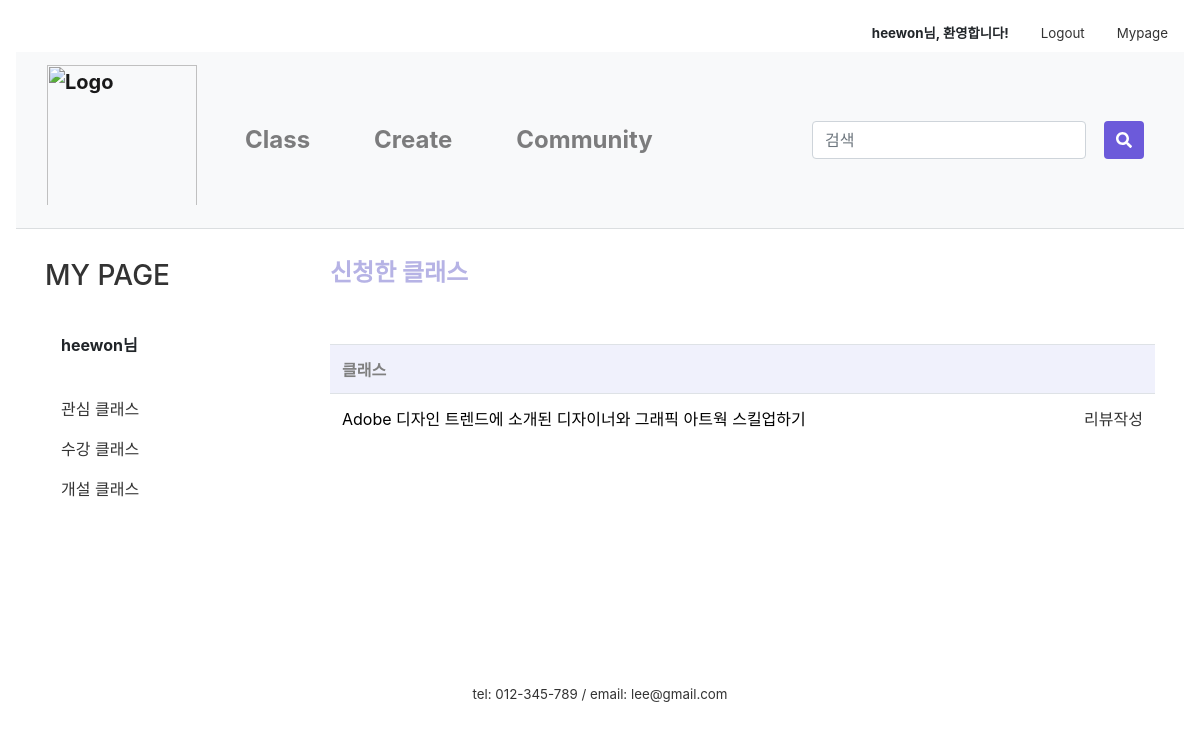
The page /mypage/myApply/ (signed in) on the database as committed earlier.
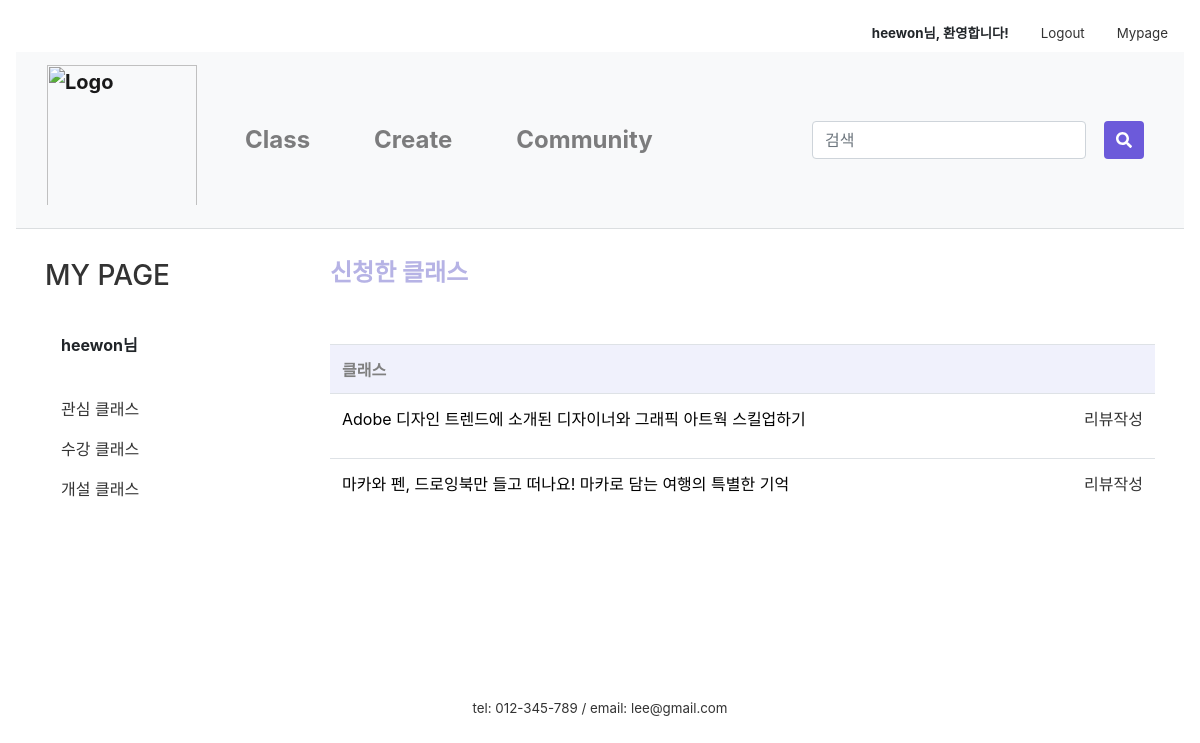
The same page on the database as committed later.
### firstApp/models.py (models this page shows, shortened)
class Apply(models.Model):
    author = models.ForeignKey(settings.AUTH_USER_MODEL, on_delete=models.CASCADE, default=1)
    inClass = models.ForeignKey('firstApp.Class', on_delete=models.CASCADE, default=1, related_name='apply')
    date = models.ForeignKey('firstApp.ClassDate', on_delete=models.CASCADE, default=1, related_name='apply')
    name = models.CharField(max_length=10)
    number = models.CharField(max_length=13)
    text = RichTextUploadingField(default='')

class Class(models.Model):
    author = models.ForeignKey(settings.AUTH_USER_MODEL, on_delete=models.CASCADE, default=1)
    title = models.CharField(max_length=50)
    tutor = models.CharField(max_length=10)
    tutor_photo = ProcessedImageField(upload_to="tutor", processors=[ResizeToFill(300,300)], default='')
    tutor_insta = models.CharField(null=True, blank=True, max_length=50, default='')
    tutor_blog = models.CharField(null=True, blank=True, max_length=50, default='')
    tutor_youtube = models.CharField(null=True, blank=True, max_length=50, default='')
    category = models.ForeignKey('firstApp.Category', on_delete=models.CASCADE, default=1, related_name='category')
    area = models.ForeignKey('firstApp.Area', on_delete=models.CASCADE, default=1)
    photo = ProcessedImageField(upload_to="class", processors=[ResizeToFill(600,450)], default='')
    body = RichTextUploadingField(default='')
    tutor_body = RichTextUploadingField(default='')
    price = models.CharField(max_length=10)
    time = models.CharField(max_length=5)
    level = models.ForeignKey('firstApp.Level', on_delete=models.CASCADE, default=1, related_name='level')
    mode = models.ForeignKey('firstApp.Mode', on_delete=models.CASCADE, default=1, related_name='mode')
    in_min = models.PositiveIntegerField(null=True, blank=True, default='1')
    in_max = models.PositiveIntegerField(null=True, blank=True, default='1')
    like_user = models.ManyToManyField(settings.AUTH_USER_MODEL, blank=True, related_name='like_class')
    like_count = models.PositiveIntegerField(default=0)
    on_sale = models.BooleanField(null=True, default=False)
    sale_price = models.CharField(null=True, blank=True, max_length=10)
    on_permission = models.BooleanField(null=True, default=False)
    class Meta:
        permissions = [
            ('can_permit', 'Can permit')
        ]
    def __str__(self):
        return self.title

### firstApp/views.py (the view)
# urls.py: path('mypage/myApply/', views.myApply, name='myApply'),
@login_required(login_url='/login/')
def myApply(request):
    applys = Apply.objects.filter(author=request.user)
    now = timezone.now()
    return render(request, 'firstApp/applylist.html', {'applys':applys, 'now':now})

### firstApp/templates/firstApp/applylist.html (shortened to what this page needs)
{% extends 'firstApp/base.html' %}
{% load static %}
{% load humanize %}
{% block content %}
{% if user.is_active %}
<link href="{% static 'css/community.css' %}" rel="stylesheet">
<link href="{% static 'css/apply_detail.css' %}" rel="stylesheet">
<link href="{% static 'css/my_page_table.css' %}" rel="stylesheet">
<div class="container">
    <div class="row">
        <div class="col-sm-3">
            <div class="left-sidebar">
                <ul>
                    <li>
                        <a class= "nounderline" href="{% url 'mypage' %}"><h3>MY PAGE</h3></a>
                    </li><br>
                    <li data-toggle="tab">
                        <a class="nav-link"><strong>{{user.username}}님</strong></a>
                        <br>
                    <li class="nav-item">
                        <a class="nav-link" href="/mypage/mylike">관심 클래스</a>
                    </li>
                    <li class="nav-item">
                        <a class="nav-link" href="/mypage/myApply">수강 클래스</a>
                    </li>
                    <li class="nav-item">
                        <a class="nav-link" href="/mypage/myClass">개설 클래스</a>
                    </li>
                    </li>
                </ul>
            </div>
        </div>
        <div class="col-sm-9">
            <h4 class="my_page_title" style="font-weight:bold; color:#B6B3E5;">신청한 클래스</h4><br><br>
            <table class="table" >
                <tr>
                    <th>클래스</th>
                </tr>
                {% for apply in applys %}
                <tr>
                    <td>
                        <p>
                            <a aria-controls="collapseExample" aria-expanded="false" data-toggle="collapse"
                               href="#{{apply.pk}}" class="a_underline">
                                {{apply.inClass}}
                         {% if apply.date.date < now %}
                        <a style="float:right;" href="{% url 'review' class_id=apply.inClass.pk %}"> 리뷰작성</a>
                        {% endif %}
                            </a>
                        </p>
                    </td>
                </tr>
                {% endfor %}
            </table>
        </div>
    </div>
</div>
{% else %}
<script type="text/javascript">
    alert('잘못된 접근입니다. \n로그인을 해주세요.')
    window.location.href = '/login';
</script>
{% endif %}
{% endblock content %}

### firstApp/templates/firstApp/base.html (shortened to what this page needs)
{% load static %}
<link rel="stylesheet" href="https://stackpath.bootstrapcdn.com/bootstrap/4.4.1/css/bootstrap.min.css"
>
<link rel="stylesheet" href="{% static 'css/base.css' %}">
<link rel="stylesheet" href="{% static 'css/navbar_custom.css' %}">
<div class="nav inner">
  <div class="container-fluid" style="width:1500px; padding: 0px;">
    <nav class="nav nav-masthead justify-content-end">
      {% if user.is_active %}
      <a class="nav-link"><strong>{{user.username}}님, 환영합니다!</strong></a>
      <a class="nav-link" href="/logout">Logout</a>
      <a class="nav-link" href="/mypage">Mypage</a>
      {% else %}
      <a class="nav-link" href="/login">Login</a>
      <a class="nav-link" href="/signup">Join</a>
      {% endif %}
    </nav>
  </div>
</div>
<nav class="navbar navbar-expand-lg navbar-light bg-light navbar-custom">
  <div class="container-fluid" style="width:1500px;">
    <a class="navbar-brand logo" href="/"><img src="{% static 'image\logo_1.png' %}" alt="Logo" style="max-width: 30vw; width:150px; padding-bottom:10px;"></a>
  <div class="collapse navbar-collapse" id="navbarSupportedContent">
    <ul class="navbar-nav mr-auto">
      <li class="nav-item nav-item-custom">
        <a class="nav-link" href="/class_search">Class</a>
      </li>
      <li class="nav-item nav-item-custom">
        <a class="nav-link" href="/intro_createclass">Create</a>
      </li>
      <li class="nav-item nav-item-custom">
        <a class="nav-link" href="/community">Community</a>
      </li>
    </ul>
  <div class="nav-item nav-item-custom">
    <div class="row">
      <form class="form-inline my-2 my-lg-0" action="{% url 'searchResult' %}" method="get">
      <div class="col-xs-8" style="max-width:50vw;">
        <input class="form-control mr-sm-2" type="search" placeholder="검색" aria-label="Search" name="qq" value="{{ qq }}">
      </div>
       <div class="col-xs-2" style="margin-left:10px;">
          <button class="btn btn-primary my-2 my-sm-0" type="submit" style="height:38px">
        <i class="fas fa-search"></i>
            </button>
       </div>
      </form>
    </div>
      </div>
  </div>
  </div>
</nav>
<main role="main">
  {% block content %}
  {% endblock content%}
</main>
<footer class="mastfoot mt-auto text-center">
  <div class="inner" style="margin-top:10rem;">
    <p style="margin:0">tel: 012-345-789 /
      email: lee@gmail.com</p>
  </div>
</footer>

### firstApp/static/css/base.css (style rules this page uses)
img { max-width:100%; }
.mastfoot { color: #333; }
.inner { font-size:10pt; }
.btn-primary, .btn-primary:active, .btn-primary:visited { background-color:#6C5ADA !important; border:none !important; color:white !important; }
.nounderline { text-decoration: none !important; }
.a_underline { color:black; }

### firstApp/static/css/navbar_custom.css (style rules this page uses)
a { color:#333; }
.navbar { margin-bottom:30px; border-bottom: 0.1px solid rgb(219, 222, 224); }
.navbar-custom { font-size: x-large; font-weight: bold; background-color: #fff; }
.nav-item-custom { padding-left: 1.5rem; padding-right: 1.5rem; }

### firstApp/static/css/community.css (style rules this page uses)
ul { list-style:none; padding-left:0 }
th { color:gray; background-color:#f0f1fc; }

Rows that differ between the two databases and show on the page:
added Apply: inClass "마카와 펜, 드로잉북만 들고 떠나요! 마카로 담는 여행의 특별한 기억", shows "리뷰작성"
